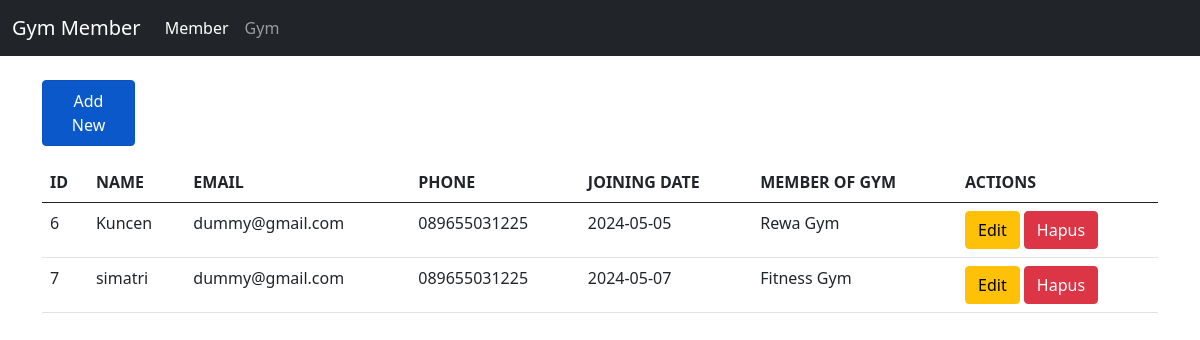
Screenshot of /program/index.php with the database file from the repository.
### tables this page shows
CREATE TABLE `members` (
  `id` int(11) NOT NULL,
  `name` varchar(255) NOT NULL,
  `email` varchar(255) NOT NULL,
  `phone` varchar(255) NOT NULL,
  `join_date` date NOT NULL,
  `gym_id` int(11) NOT NULL
);

CREATE TABLE `gym` (
  `id` int(11) NOT NULL,
  `nama_gym` varchar(255) NOT NULL,
  `alamat` varchar(255) NOT NULL,
  `jam_buka` time NOT NULL,
  `jam_tutup` time NOT NULL
);

### program/controllers/Members.controller.php (called while the page is built, shortened)
<?php
include_once("models/Members.class.php");
include_once("models/Gym.class.php");
include_once("views/Members.view.php");
class MembersController {
  private $members,$gym;
  function __construct(){
    $this->members = new Members(Connection::$db_host, Connection::$db_user, Connection::$db_pass, Connection::$db_name);
  }
  public function index() {
    $this->members->open();
    $this->members->getMembers();
    $data = array(
      'members' => array()
    );
    while($row = $this->members->getResult()){
      array_push($data['members'], $row);
    }
    $view = new MembersView();
    $view->render($data);
  }
}

### program/views/Members.view.php (the view, shortened to what this page needs)
<?php
  class MembersView {
    public function render($data){
      $dataMembers = null;
      foreach($data['members'] as $val){
        list($id, $name, $email, $phone, $join_date, $gym_id, $nama_gym) = $val;
        $dataMembers .= "<tr>
                <td>" . $id . "</td>
                <td>" . $name . "</td>
                <td>" . $email . "</td>
                <td>" . $phone . "</td>
                <td>" . $join_date . "</td>
                <td>" . $nama_gym . "</td>
                <td>
                  <a href='index.php?action=edit&id=" . $id .  "' class='btn btn-warning' '>Edit</a>
                  <a href='index.php?action=delete&id=" . $id . "' class='btn btn-danger' '>Hapus</a>
                </td>";
        $dataMembers .= "</tr>";
      }
    }
  }
?>

### program/index.php (shortened to what this page needs)
<?php
include_once("models/Template.class.php");
include_once("models/DB.class.php");
include_once("controllers/Members.controller.php");
$members = new MembersController();
if(isset($_GET['action'])){
    switch($_GET['action']){
        case 'add':
            $members->toForm();
        break;
        case 'edit':
            $members->toForm($_GET['id']);
        break;
        case 'delete':
            $members->delete($_GET['id']);
        break;
    }
}
else{
    $members->index();
}

### program/models/Template.class.php (shortened to what this page needs)
<?php
class Template
{
    var $content = '';
    function __construct($filename='')
    {
        $this->content = implode('', @file($filename));
    }
    function clear()
    {
        $this->content = preg_replace("/DATA_[A-Z|_|0-9]+/", "", $this->content);
    }
    function write()
    {
        print $this->content;
    }
    function replace($old = '', $new = '')
    {
        if (is_int($new)) {
            $value = sprintf("%d", $new);
        }
        elseif (is_float($new)) {
            $value = sprintf("%f", $new);
        }
        elseif (is_array($new)) {
            $value = '';
            foreach ($new as $item) {
                $value .= $item. ' ';
            }
        }
        else {
            $value = $new;
        }
        $this->content = preg_replace("/$old/", $value, $this->content);
    }
}
?>

### rows the page displays
members: id "6", name "Kuncen", email "dummy@gmail.com", phone "089655031225", join_date "2024-05-05", gym.nama_gym "Rewa Gym"
members: id "7", name "simatri", email "dummy@gmail.com", phone "089655031225", join_date "2024-05-07", gym.nama_gym "Fitness Gym"

### other values shown
$this->content "Gym Member Member Gym Add New ID NAME EMAIL PHONE JOINING DATE MEMBER OF GYM ACTIONS"
